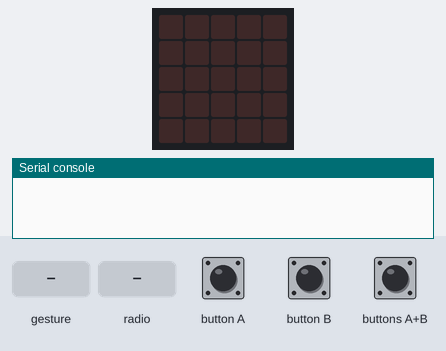
This program was run on a simulated BBC micro:bit (MakeCode). Shown: the board's 5×5 LED display, the last lines printed to the serial console. The test bench sets the inputs (shaded band). Random numbers come from a fixed seed; no radio messages arrive unless stated (any console line starting 'radio sent:' is added by the test bench); a tilt is held for 1.5 s and a shake lasts 1 s, then the board lies face up again.

Above: at 1.2 s.
1.3 s: buttons A+B pressed for 0.15 s
At 2.1 s:
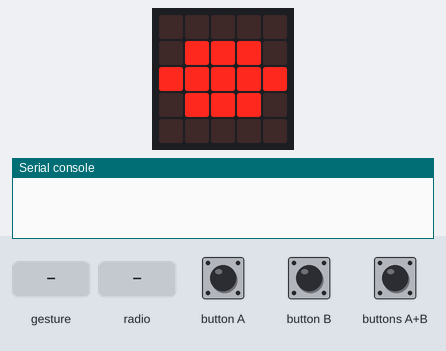
4.4 s: gesture 'shake'
At 5.6 s:
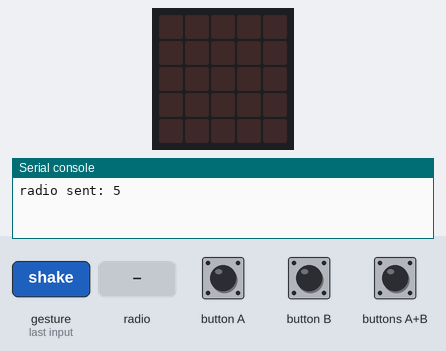
6.3 s: radio message "1" arrives
At 7.1 s:
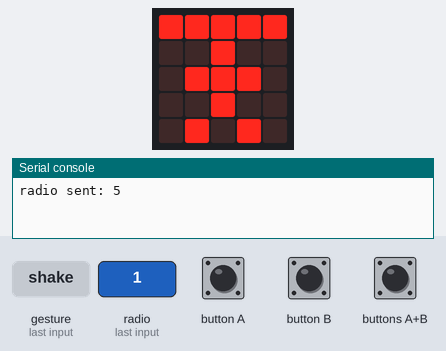
8.2 s: radio message "5" arrives
At 9.3 s:
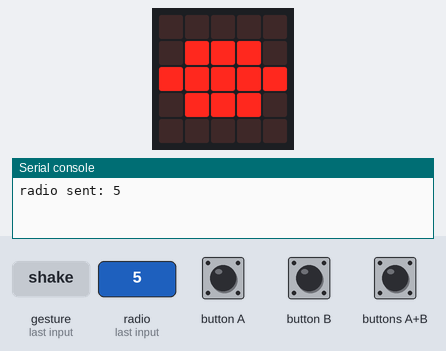
11.2 s: buttons A+B pressed for 1 s
Timing chart, 0 to 14.2 s (numbered marks = the images above; inputs shaded):
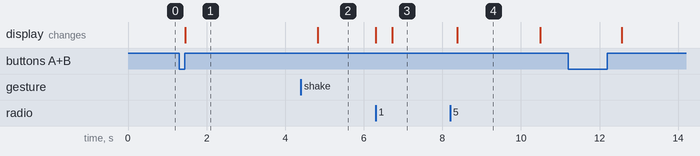

Measured:
- after the input at 1.3 s, the display: changes after 0.16 s (image 1)
- after the input at 4.4 s, the display: changes after 0.42 s (image 2)
- after the input at 6.3 s, the display: first changes at once (image 3 shows a later state)
- after the input at 8.2 s, the display: changes after 0.18 s (image 4)
- what the display in image 4 shows lasts 2.1 s, from 8.4 s to 10.5 s

The program:

omelettepython.py
```python
def on_received_number(receivedNumber):
    global omelette
    omelette = receivedNumber
radio.on_received_number(on_received_number)

def on_button_pressed_ab():
    global omelette
    omelette = randint(10, 20)
input.on_button_pressed(Button.AB, on_button_pressed_ab)

def on_gesture_shake():
    global omelette
    if omelette > 0:
        radio.send_number(omelette)
        omelette = -1
input.on_gesture(Gesture.SHAKE, on_gesture_shake)

omelette = 0
radio.set_group(68)
omelette = -1

def on_forever():
    global omelette
    if omelette == 0:
        basic.show_leds("""
            # # # # #
                        . . # . .
                        . # # # .
                        . . # . .
                        . # . # .
        """)
    if omelette < 0:
        basic.clear_screen()
    if omelette > 0:
        basic.show_leds("""
            . . . . .
                        . # # # .
                        # # # # #
                        . # # # .
                        . . . . .
        """)
        omelette += -1
basic.forever(on_forever)
```
